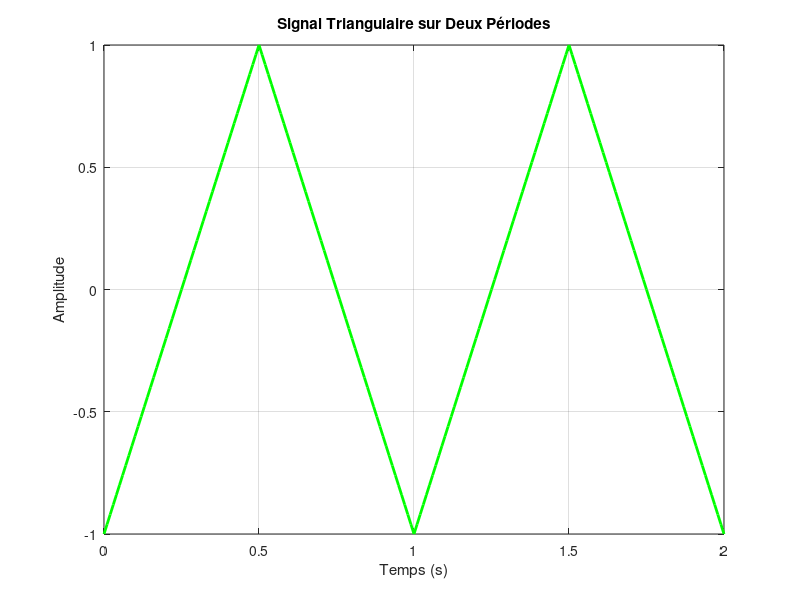

Write MATLAB code to recreate this figure.

f = 1; % en Hz
T = 1/f; 
t = 0:0.01:2*T; 
width = 0.5;

% Génération du signal triangulaire avec la fonction sawtooth
signal = sawtooth(2*pi*f*t, width); 


figure(9); 
plot(t, signal, 'g', 'LineWidth', 2); % Trace le signal
title('Signal Triangulaire sur Deux Périodes');
xlabel('Temps (s)');
ylabel('Amplitude');
grid on;
